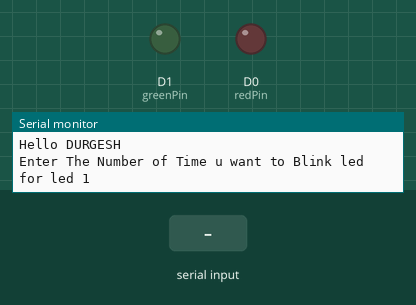
Simulated run of this sketch. Board: ESP8266 (NodeMCU). On the bench: output pins drawn as LEDs (lit = HIGH), the last lines printed to the serial monitor. Dashed ring = blinking. Inputs (shaded band) come from the test bench.

Above: at 1.3 s.
1.4 s: "5\n" received over Serial
At 1.77 s:
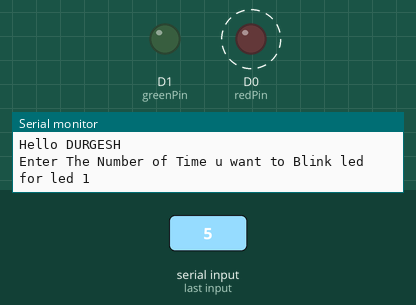
3.3 s: "1,90\n" received over Serial
At 3.77 s:
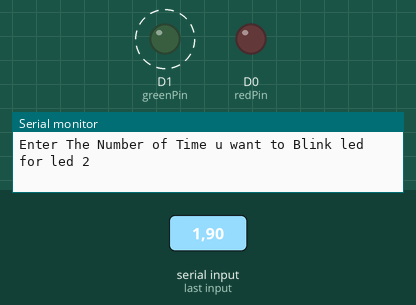
Timing chart, 0 to 13.9 s (numbered marks = the images above; inputs shaded):
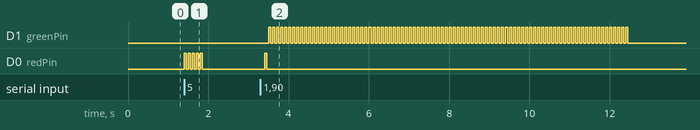

The sketch:

11Input_From_SerialMonitor.ino
```cpp
int redPin = D0;
int greenPin = D1;
int time1;
String msg = "Enter The Number of Time u want to Blink led ";
void setup()
{

    pinMode(redPin, OUTPUT);
    pinMode(greenPin, OUTPUT);
    Serial.begin(9600);
    Serial.println("Hello DURGESH");
}

void loop()
{

    Serial.println(msg + " for led 1");
    delay(500);
    while (Serial.available() == 0)
    {
    }
    time1 = Serial.parseInt();
    while (time1--)
    {
        digitalWrite(redPin, HIGH);
        delay(50);
        digitalWrite(redPin, LOW);
        delay(50);
    }
    Serial.println(msg + " for led 2");
    while (Serial.available() == 0)
    {
    }
    time1 = Serial.parseInt();
    while (time1--)
    {
        digitalWrite(greenPin, HIGH);
        delay(50);
        digitalWrite(greenPin, LOW);
        delay(50);
    }
}
// time1 = Serial.parseInt();   // This keyword helps us to read the integer value from Serial Monitor.
// time1 = Serial.parseFloat(); // This keyword helps us to read the Floeat or Double  value from Serial Monitor.
```

Measured:
- after the input at 1.4 s, D0 (redPin): alternates HIGH for 0.05 s and LOW for 0.05 s, 10 changes in all, then stays LOW, starting at once
- after the input at 3.3 s, D1 (greenPin): alternates HIGH for 0.05 s and LOW for 0.05 s, 180 changes in all, then stays LOW, starting after 0.20 s; D0 (redPin): LOW → HIGH after 0.10 s, → LOW 0.05 s later
